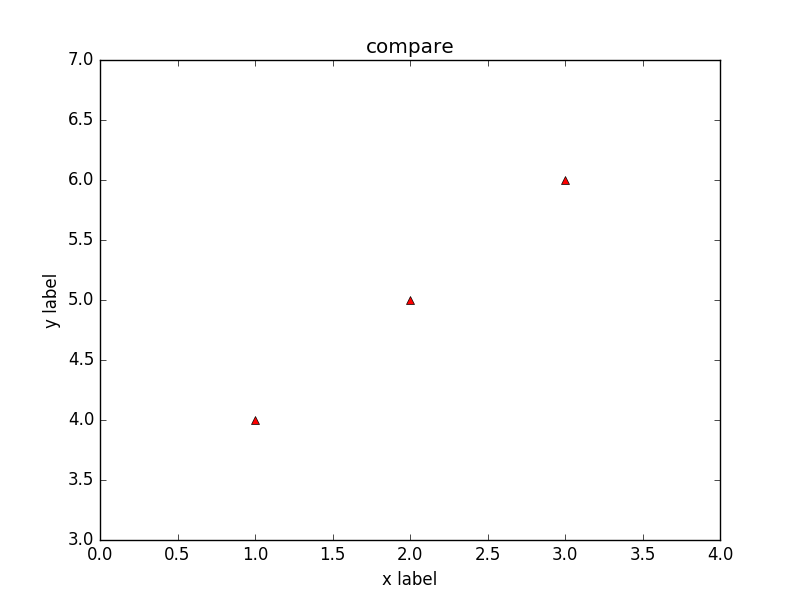

This figure's Python source:
#!/usr/bin/python
# -*- coding=UTF-8 -*-
import numpy as np
import matplotlib.pyplot as plt
plt.switch_backend('agg')
'''
后台需要GUI图形界面:FltkAgg, GTK, GTKAgg, GTKCairo, TkAgg , Wx or WxAgg
后台不需要GUI图形界面:Agg, Cairo, PS, PDF or SVG
'''

'''
input : 当前支持两列数据
    data  list列表 L=[[],[]]  可扩展对应数据列表
    title 标题
    output 输出文件名
'''
def plot_draw(data,title,output):
    xmin=min(data[0])-1
    xmax=max(data[0])+1
    ymin=min(data[1])-1 
    ymax=max(data[1])+1
    title="compare"
    x = data[0]
    y = data[1]
    plt.title(title)
    plt.ylabel("y label")
    plt.xlabel("x label")
    #plt.plot(x, y,'r--', x , z ,'bs')
    #设置其中的点的形状和颜色
    plt.plot(x, y,'r^')
    plt.axis([xmin,xmax,ymin,ymax])
    #plt.show()
    #plt.savefig('test.png', format='png')
    plt.savefig(output , format='png')


def test():
    L=[[1,2,3],[4,5,6]]
    plot_draw(L,"compare","test.png")


if __name__ == "__main__":
     test()

